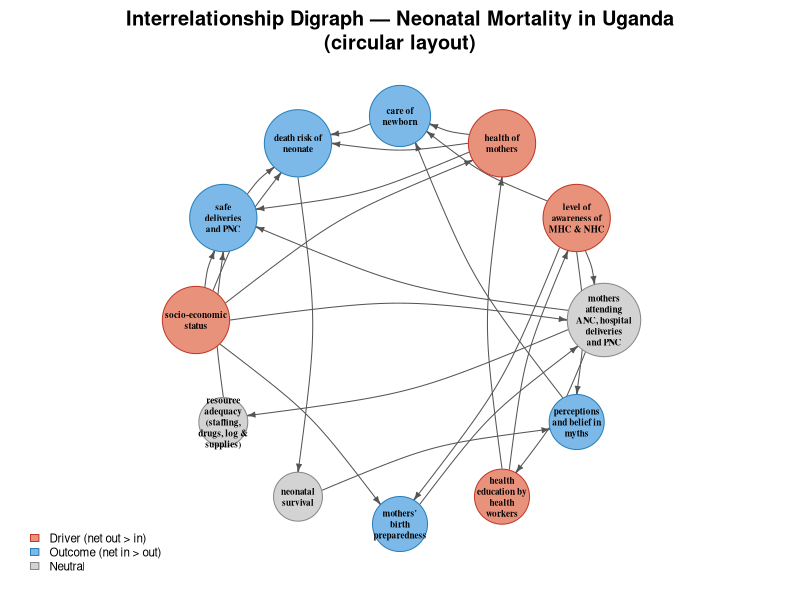
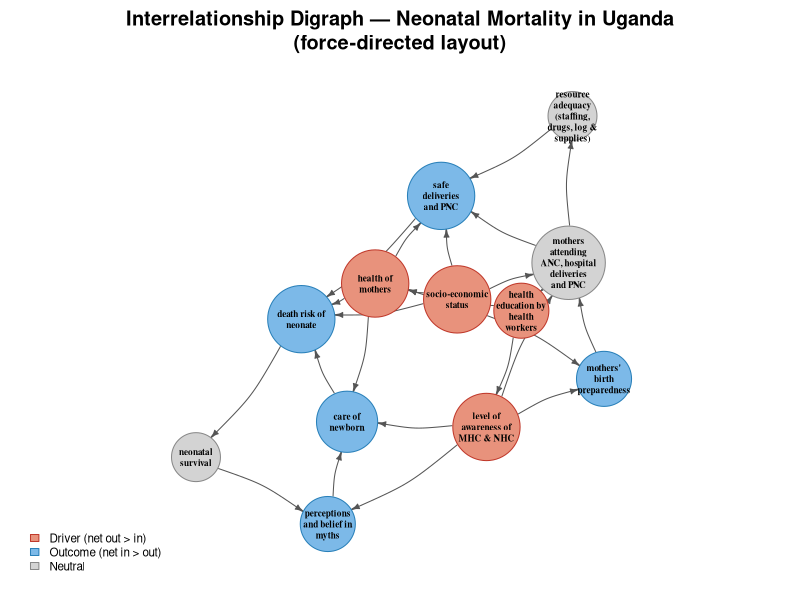
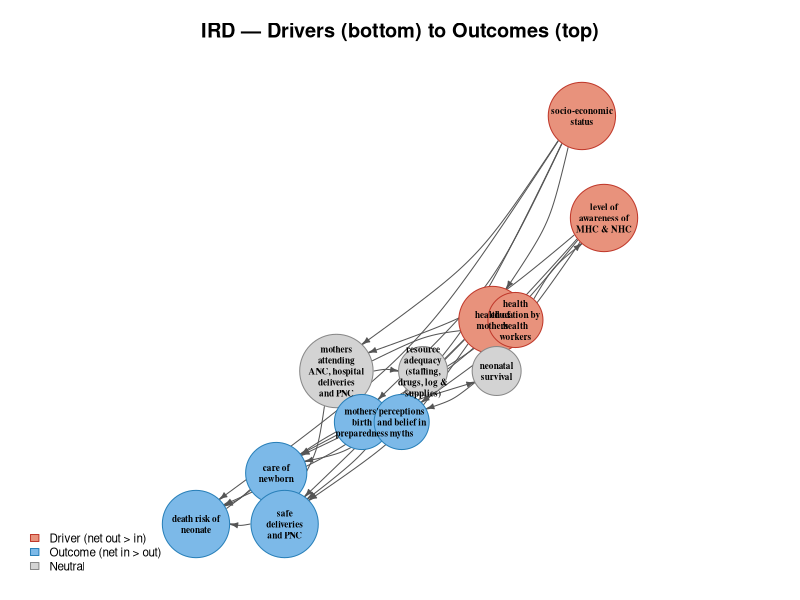

Here is the R script that generated these plots, in order:
# =============================================================================
# INTERRELATIONSHIP DIGRAPH (IRD) — Enhanced Script
# Based on: WHO CLD Participant Manual (de Pinho, 2015)
# Case study: Dynamics of Neonatal Mortality in Uganda
# =============================================================================

library(igraph)


# 1. SPECIFY VARIABLES ========================================================

variables <- c(
  "mothers attending ANC, hospital deliveries and PNC",
  "level of awareness of MHC & NHC",
  "health of mothers",
  "care of newborn",
  "death risk of neonate",
  "safe deliveries and PNC",
  "socio-economic status",
  "resource adequacy (staffing, drugs, log & supplies)",
  "neonatal survival",
  "mothers' birth preparedness",
  "health education by health workers",
  "perceptions and belief in myths"
)

codes <- c("ATTEND", "AWARE", "MHLTH", "NBCARE", "NRISK", "SAFEDEL",
           "SES", "RESRC", "NSURV", "BPREP", "HEDUC", "MYTHS")

var_lookup <- data.frame(code = codes, variable = variables,
                         stringsAsFactors = FALSE)


# 2. CREATE THE IRD ADJACENCY MATRIX ==========================================
# Rows = "from" (cause), Columns = "to" (effect). 1 = causal link, 0 = none.
# Rule: arrows are unidirectional — the stronger direction only.

n <- length(variables)
ird <- matrix(0, nrow = n, ncol = n, dimnames = list(codes, codes))

# Fill in the pairwise relationships (from -> to)
ird["ATTEND", "SAFEDEL"] <- 1
ird["ATTEND", "RESRC"]   <- 1
ird["ATTEND", "HEDUC"]   <- 1
ird["AWARE",  "NBCARE"]  <- 1
ird["AWARE",  "BPREP"]   <- 1
ird["AWARE",  "MYTHS"]   <- 1
ird["AWARE",  "ATTEND"]  <- 1
ird["MHLTH",  "NBCARE"]  <- 1
ird["MHLTH",  "NRISK"]   <- 1
ird["MHLTH",  "SAFEDEL"] <- 1
ird["NBCARE", "NRISK"]   <- 1
ird["NRISK",  "NSURV"]   <- 1
ird["SAFEDEL","NRISK"]   <- 1
ird["SES",    "BPREP"]   <- 1
ird["SES",    "ATTEND"]  <- 1
ird["SES",    "MHLTH"]   <- 1
ird["SES",    "NRISK"]   <- 1
ird["SES",    "SAFEDEL"] <- 1
ird["RESRC",  "SAFEDEL"] <- 1
ird["NSURV",  "MYTHS"]   <- 1
ird["BPREP",  "ATTEND"]  <- 1
ird["HEDUC",  "AWARE"]   <- 1
ird["HEDUC",  "MHLTH"]   <- 1
ird["MYTHS",  "NBCARE"]  <- 1


# 3. VALIDATION ================================================================

# Check no bidirectional arrows exist (should return 0 rows)
bidir <- which(ird == 1 & t(ird) == 1, arr.ind = TRUE)
if (nrow(bidir) > 0) {
  warning("Bidirectional relationships found — violates IRD rules:")
  print(bidir)
} else {
  message("OK: No bidirectional relationships. IRD matrix is valid.")
}

# Check diagonal is all zeros (no self-loops)
stopifnot(all(diag(ird) == 0))


# 4. DRIVER / OUTCOME ANALYSIS ================================================
# This is the core analytical step of the IRD methodology.
# out-degree (row sums) = number of variables this one drives
# in-degree  (col sums) = number of variables driving this one
# net = out - in: positive => driver, negative => outcome

ird_analysis <- data.frame(
  code      = codes,
  variable  = variables,
  out_arrows = rowSums(ird),
  in_arrows  = colSums(ird),
  stringsAsFactors = FALSE
)
ird_analysis$net <- ird_analysis$out_arrows - ird_analysis$in_arrows

  # Classify each variable
ird_analysis$role <- ifelse(
  ird_analysis$net > 0, "DRIVER",
  ifelse(ird_analysis$net < 0, "OUTCOME", "NEUTRAL")
)

# Sort by net influence (strongest drivers first)
ird_analysis <- ird_analysis[order(-ird_analysis$net), ]

cat("\n=== IRD DRIVER / OUTCOME ANALYSIS ===\n\n")
print(ird_analysis, row.names = FALSE)

cat("\n--- Key Drivers (root causes) ---\n")
print(ird_analysis[ird_analysis$role == "DRIVER",
                   c("code", "variable", "out_arrows", "in_arrows", "net")],
      row.names = FALSE)

cat("\n--- Key Outcomes (effects) ---\n")
print(ird_analysis[ird_analysis$role == "OUTCOME",
                   c("code", "variable", "out_arrows", "in_arrows", "net")],
      row.names = FALSE)


# 5. BUILD AND PLOT THE DIGRAPH ================================================

g <- graph_from_adjacency_matrix(ird, mode = "directed", diag = FALSE)

# Label wrapping function for readable multi-line labels
wrap_label <- function(x, width = 14) {
  sapply(x, function(s) paste(strwrap(s, width = width), collapse = "\n"))
}

# Assign full (wrapped) variable names as labels
V(g)$label <- wrap_label(var_lookup$variable[match(V(g)$name, var_lookup$code)])

# Colour-code by role: drivers = coral/red, outcomes = lightblue, neutral = grey
role_map <- setNames(ird_analysis$role, ird_analysis$code)
V(g)$color <- ifelse(
  role_map[V(g)$name] == "DRIVER",  "#E8927C",  # warm coral
  ifelse(role_map[V(g)$name] == "OUTCOME", "#7CB9E8", "#D3D3D3")  # blue / grey
)
V(g)$frame.color <- ifelse(
  role_map[V(g)$name] == "DRIVER",  "#C0392B",
  ifelse(role_map[V(g)$name] == "OUTCOME", "#2980B9", "#888888")
)

# Size nodes by total connections (in + out) to show overall involvement
total_degree <- degree(g, mode = "all")
V(g)$size <- 18 + total_degree * 3  # scale factor


# --- Plot A: Circular layout (traditional IRD) ---
par(mar = c(1, 1, 3, 1))  # reduce margins

plot(g,
     layout            = layout_in_circle(g),
     vertex.label      = V(g)$label,
     vertex.label.cex  = 0.55,
     vertex.label.color = "black",
     vertex.label.font = 2,
     edge.arrow.size   = 0.4,
     edge.color        = "#555555",
     edge.curved       = 0.15,        # slight curve avoids overlapping arrows
     main = "Interrelationship Digraph — Neonatal Mortality in Uganda\n(circular layout)")

# Add a legend
legend("bottomleft",
       legend = c("Driver (net out > in)", "Outcome (net in > out)", "Neutral"),
       fill   = c("#E8927C", "#7CB9E8", "#D3D3D3"),
       border = c("#C0392B", "#2980B9", "#888888"),
       cex = 0.7, bty = "n")


# --- Plot B: Force-directed layout (may spread things more readably) ---
set.seed(42)  # for reproducibility of layout
par(mar = c(1, 1, 3, 1))

plot(g,
     layout            = layout_with_fr(g),
     vertex.label      = V(g)$label,
     vertex.label.cex  = 0.55,
     vertex.label.color = "black",
     vertex.label.font = 2,
     edge.arrow.size   = 0.4,
     edge.color        = "#555555",
     edge.curved       = 0.15,
     main = "Interrelationship Digraph — Neonatal Mortality in Uganda\n(force-directed layout)")

legend("bottomleft",
       legend = c("Driver (net out > in)", "Outcome (net in > out)", "Neutral"),
       fill   = c("#E8927C", "#7CB9E8", "#D3D3D3"),
       border = c("#C0392B", "#2980B9", "#888888"),
       cex = 0.7, bty = "n")


# --- Plot C: Drivers at bottom, Outcomes at top (WHO manual style) ---
# Manual layout: y-position based on net score (drivers low, outcomes high)
# x-position spread evenly within each tier

# Sort by net for positioning
sorted <- ird_analysis[order(ird_analysis$net), ]
# Normalise net score to y-coordinates (drivers at bottom, outcomes at top)
y_pos <- scales::rescale(sorted$net, to = c(-1, 1))
# Spread x-positions to avoid overlap within similar y-levels
set.seed(123)
x_pos <- jitter(seq(-1, 1, length.out = nrow(sorted)), amount = 0.3)

manual_layout <- matrix(NA, nrow = n, ncol = 2)
for (i in seq_len(nrow(sorted))) {
  idx <- which(V(g)$name == sorted$code[i])
  manual_layout[idx, ] <- c(x_pos[i], y_pos[i])
}

par(mar = c(1, 1, 3, 1))
plot(g,
     layout            = manual_layout,
     vertex.label      = V(g)$label,
     vertex.label.cex  = 0.55,
     vertex.label.color = "black",
     vertex.label.font = 2,
     edge.arrow.size   = 0.4,
     edge.color        = "#555555",
     edge.curved       = 0.2,
     main = "IRD — Drivers (bottom) to Outcomes (top)")

legend("bottomleft",
       legend = c("Driver (net out > in)", "Outcome (net in > out)", "Neutral"),
       fill   = c("#E8927C", "#7CB9E8", "#D3D3D3"),
       border = c("#C0392B", "#2980B9", "#888888"),
       cex = 0.7, bty = "n")

# Note: Plot C uses the {scales} package for rescale(). Install if needed:
# install.packages("scales")


# 6. EXPORT UTILITIES ==========================================================

# Export adjacency matrix to CSV (for sharing with participants or archiving)
write.csv(ird, "ird_adjacency_matrix.csv")

# Export the analysis table
write.csv(ird_analysis, "ird_driver_outcome_analysis.csv", row.names = FALSE)

# Export edge list (useful for Kumu, Gephi, or other network tools)
edges <- which(ird == 1, arr.ind = TRUE)
edge_list <- data.frame(
  from      = rownames(ird)[edges[, 1]],
  to        = colnames(ird)[edges[, 2]],
  from_full = var_lookup$variable[match(rownames(ird)[edges[, 1]], var_lookup$code)],
  to_full   = var_lookup$variable[match(colnames(ird)[edges[, 2]], var_lookup$code)],
  stringsAsFactors = FALSE
)
write.csv(edge_list, "ird_edge_list.csv", row.names = FALSE)


# 7. AGGREGATION UTILITIES (for participatory sessions) ========================
# When multiple participants each fill in their own IRD matrix,
# you can aggregate them to find consensus.

aggregate_irds <- function(ird_list) {
  # ird_list: a list of adjacency matrices (same dimensions & names)
  # Returns: a matrix where each cell = count of participants who marked that link
  n_participants <- length(ird_list)
  agg <- Reduce("+", ird_list)

  cat("Number of participants:", n_participants, "\n")
  cat("Agreement matrix (count of participants marking each link):\n\n")

  return(list(
    agreement_matrix = agg,
    n_participants   = n_participants,
    # Proportion matrix: what fraction of participants agree on each link
    proportion_matrix = agg / n_participants
  ))
}

# Example usage (uncomment and adapt when you have multiple participants):
#
# participant_1 <- ird  # the matrix we already built
# participant_2 <- ird  # would be a different matrix
# participant_3 <- ird  # ...
#
# results <- aggregate_irds(list(participant_1, participant_2, participant_3))
#
# # Show only links where >= 2/3 of participants agree
# consensus_threshold <- 2/3
# consensus_ird <- ifelse(results$proportion_matrix >= consensus_threshold, 1, 0)
#
# # Check for bidirectional conflicts in the consensus
# bidir_conflicts <- which(consensus_ird == 1 & t(consensus_ird) == 1, arr.ind = TRUE)
# # These are pairs where the group is split on direction — flag for discussion
#
# # Build a consensus graph
# g_consensus <- graph_from_adjacency_matrix(consensus_ird, mode = "directed", diag = FALSE)


# 8. TEMPLATE GENERATOR (for distributing to participants) =====================
# Creates a blank Excel-ready CSV matrix that participants fill in

generate_blank_template <- function(codes, variables, filename = "ird_template.csv") {
  n <- length(codes)
  blank <- matrix("", nrow = n, ncol = n, dimnames = list(codes, codes))
  # Mark diagonal as N/A
  diag(blank) <- "X"

  # Add a header row with full variable names for reference
  template <- rbind(
    c("FROM \\ TO", codes),
    cbind(codes, blank)
  )

  write.csv(template, filename, row.names = FALSE)
  cat("Template saved to:", filename, "\n")
  cat("Instructions: Enter 1 if the ROW variable influences the COLUMN variable.\n")
  cat("Leave blank or 0 if no influence. Diagonal cells (X) should remain empty.\n")
  cat("Remember: only ONE direction per pair (the stronger influence).\n")

  # Also save a reference sheet
  ref <- data.frame(Code = codes, `Full Variable Name` = variables)
  write.csv(ref, sub("\\.csv", "_reference.csv", filename), row.names = FALSE)
  cat("Reference sheet saved to:", sub("\\.csv", "_reference.csv", filename), "\n")
}

# Uncomment to generate:
# generate_blank_template(codes, variables)
